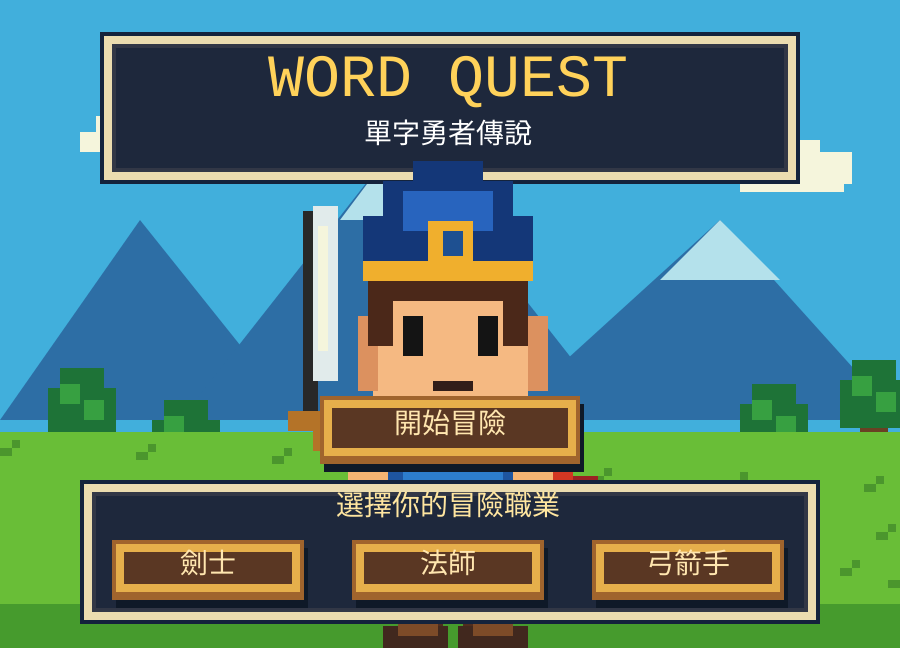
Frame 1 (no input)
Frame 60 (no input): identical to frame 1, image omitted
Frame 120 (the mouse pressed at the canvas centre since frame 60): identical to frame 1, image omitted

The p5.js sketch that drew this single still picture (run headless with seeded random() and noise() and a simulated clock; from frame 60 on, the mouse is pressed at the canvas centre):

// p5.js sketch
// ── sketch.js

/*
==================================================
WORD QUEST：單字勇者傳說
16-bit 像素 RPG 英文學習遊戲
==================================================
特色：
1. 像素風角色與場景
2. 劍士、法師、弓箭手
3. 三個冒險關卡
4. 英文單字選擇題
5. 答對攻擊、答錯受到反擊
6. 英文語音發音
7. HP、EXP、等級、金幣、藥水
8. 返回角色選擇
9. 不需要外部圖片或 GIF

畫布使用 4 倍放大的低解析度畫面，
讓整體呈現復古像素風格。
*/

// ==========================================
// 1. 遊戲基本設定
// ==========================================

let gameState = "title";

let selectedJob = "劍士";

let hero;
let enemy;

let currentStage = 0;

let question;
let answered = false;
let feedback = "";

let buttons = [];

// 使用低解析度畫面
const SCALE = 4;
const W = 225;
const H = 162;

let pixelFont = "monospace";

// ==========================================
// 2. 題庫
// ==========================================

let questionBank = [
  { word: "Apple", meaning: "蘋果", options: ["蘋果", "香蕉", "橘子", "西瓜"] },
  { word: "Cat", meaning: "貓", options: ["狗", "貓", "兔子", "鳥"] },
  { word: "Dog", meaning: "狗", options: ["魚", "鳥", "狗", "馬"] },
  { word: "Fish", meaning: "魚", options: ["魚", "貓", "熊", "狗"] },
  { word: "Bird", meaning: "鳥", options: ["兔子", "鳥", "豬", "牛"] },
  { word: "Rabbit", meaning: "兔子", options: ["獅子", "老虎", "兔子", "大象"] },
  { word: "Banana", meaning: "香蕉", options: ["蘋果", "葡萄", "香蕉", "西瓜"] },
  { word: "Elephant", meaning: "大象", options: ["猴子", "大象", "熊", "狗"] },
  { word: "Cake", meaning: "蛋糕", options: ["麵包", "蛋糕", "牛奶", "糖果"] },
  { word: "Car", meaning: "汽車", options: ["腳踏車", "飛機", "汽車", "船"] }
];

// ==========================================
// 3. 關卡資料
// ==========================================

let stages = [
  { name: "綠葉森林", unlocked: true },
  { name: "烈焰火山", unlocked: false },
  { name: "魔王城堡", unlocked: false }
];

let monsterData = [
  { name: "森林史萊姆", hp: 50, damage: 12, exp: 30, gold: 15 },
  { name: "火焰小龍", hp: 75, damage: 18, exp: 45, gold: 25 },
  { name: "混亂魔王", hp: 150, damage: 25, exp: 100, gold: 80 }
];

// ==========================================
// 4. 初始化
// ==========================================

function setup() {
  createCanvas(900, 648);
  noSmooth();
  textFont(pixelFont);
  textAlign(CENTER, CENTER);

  resetGame();
  gameState = "title";
}

// ==========================================
// 5. 主畫面
// ==========================================

function draw() {

  // 將畫布縮小成低解析度座標
  push();
  scale(SCALE);

  buttons = [];

  if (gameState === "title") {
    drawTitle();
  } else if (gameState === "map") {
    drawMap();
  } else if (gameState === "battle") {
    drawBattle();
  } else if (gameState === "reward") {
    drawReward();
  } else if (gameState === "inventory") {
    drawInventory();
  } else if (gameState === "gameover") {
    drawGameOver();
  } else if (gameState === "ending") {
    drawEnding();
  }

  pop();
}

// ==========================================
// 6. 像素風背景
// ==========================================

function drawBackground() {

  // 天空
  background(65, 175, 220);

  // 遠方山脈
  noStroke();
  fill(45, 110, 165);

  triangle(0, 105, 35, 55, 75, 105);
  triangle(45, 105, 100, 35, 155, 105);
  triangle(125, 105, 180, 55, 225, 105);

  // 山上的雪
  fill(180, 225, 235);
  triangle(85, 55, 100, 35, 115, 55);
  triangle(165, 70, 180, 55, 195, 70);

  // 白雲
  drawCloud(20, 25);
  drawCloud(115, 18);
  drawCloud(185, 35);

  // 森林
  drawTree(12, 92);
  drawTree(38, 100);
  drawTree(185, 96);
  drawTree(210, 90);

  // 草地
  fill(105, 190, 55);
  rect(0, 108, W, 54);

  // 草地細節
  fill(75, 150, 45);

  for (let i = 0; i < 35; i++) {
    let x = (i * 37) % W;
    let y = 112 + (i * 13) % 45;

    rect(x, y, 3, 2);
    rect(x + 3, y - 2, 2, 2);
  }

  // 地面
  fill(70, 155, 45);
  rect(0, 151, W, 11);
}

// ==========================================
// 7. 像素雲朵
// ==========================================

function drawCloud(x, y) {

  noStroke();
  fill(245, 245, 220);

  rect(x + 4, y + 4, 18, 8);
  rect(x + 8, y, 12, 8);
  rect(x + 15, y + 3, 13, 8);
  rect(x, y + 8, 26, 5);
}

// ==========================================
// 8. 像素樹木
// ==========================================

function drawTree(x, y) {

  noStroke();

  // 樹幹
  fill(105, 65, 35);
  rect(x + 5, y + 13, 7, 15);

  // 樹葉
  fill(30, 115, 55);
  rect(x, y + 5, 17, 12);
  rect(x + 3, y, 11, 17);

  fill(55, 160, 65);
  rect(x + 3, y + 4, 5, 5);
  rect(x + 9, y + 8, 5, 5);
}

// ==========================================
// 9. 像素勇者
// ==========================================

function drawHero(x, y, size = 1) {

  push();
  translate(x, y);
  scale(size);

  noStroke();

  // 披風
  fill(155, 35, 35);
  rect(12, 12, 13, 35);
  rect(20, 20, 10, 28);
  rect(25, 30, 8, 17);

  fill(210, 55, 35);
  rect(15, 15, 10, 22);

  // 腿部
  fill(80, 45, 30);
  rect(-10, 35, 9, 19);
  rect(3, 35, 9, 19);

  // 靴子
  fill(65, 40, 30);
  rect(-13, 50, 13, 7);
  rect(2, 50, 14, 7);

  fill(125, 75, 40);
  rect(-10, 49, 8, 3);
  rect(5, 49, 8, 3);

  // 身體
  fill(30, 85, 160);
  rect(-13, 5, 27, 34);

  fill(45, 125, 205);
  rect(-9, 9, 20, 24);

  // 腰帶
  fill(90, 50, 25);
  rect(-14, 33, 29, 6);

  fill(245, 180, 40);
  rect(-3, 32, 9, 8);

  fill(90, 50, 25);
  rect(0, 34, 3, 4);

  // 手臂
  fill(245, 180, 115);
  rect(-20, 12, 8, 17);
  rect(13, 12, 8, 17);

  // 頭部
  fill(245, 185, 130);
  rect(-15, -19, 31, 28);

  fill(220, 145, 95);
  rect(-18, -12, 4, 15);
  rect(16, -12, 4, 15);

  // 頭髮
  fill(75, 40, 25);
  rect(-16, -23, 32, 8);
  rect(-16, -15, 5, 9);
  rect(11, -15, 5, 9);

  // 頭盔
  fill(20, 55, 120);
  rect(-17, -32, 34, 12);
  rect(-13, -39, 26, 9);
  rect(-7, -43, 14, 6);

  fill(40, 100, 190);
  rect(-9, -37, 18, 8);

  // 頭盔金色裝飾
  fill(240, 175, 45);
  rect(-17, -23, 34, 4);
  rect(-4, -31, 9, 9);

  fill(30, 80, 145);
  rect(-1, -29, 4, 5);

  // 眼睛
  fill(20);
  rect(-9, -12, 4, 8);
  rect(6, -12, 4, 8);

  // 嘴巴
  fill(50, 30, 25);
  rect(-3, 1, 8, 2);

  // 武器
  if (hero && hero.job === "劍士") {

    fill(40);
    rect(-29, -33, 3, 42);

    fill(225, 235, 235);
    rect(-27, -34, 5, 35);

    fill(245, 245, 220);
    rect(-26, -30, 2, 25);

    fill(180, 115, 40);
    rect(-32, 7, 14, 4);
    rect(-27, 10, 5, 5);
  }

  if (hero && hero.job === "法師") {

    fill(100, 60, 35);
    rect(25, -28, 4, 55);

    fill(170, 100, 255);
    rect(22, -34, 10, 8);

    fill(235, 190, 255);
    rect(25, -37, 4, 4);
  }

  if (hero && hero.job === "弓箭手") {

    noFill();
    stroke(120, 75, 35);
    strokeWeight(2);
    arc(27, 0, 25, 38, -HALF_PI, HALF_PI);

    stroke(230);
    line(27, -19, 27, 19);
    noStroke();
  }

  pop();
}

// ==========================================
// 10. 像素怪物
// ==========================================

function drawMonster(x, y, size = 1) {

  push();
  translate(x, y);
  scale(size);

  noStroke();

  if (currentStage === 0) {

    // 史萊姆
    fill(25, 120, 65);
    rect(-22, -5, 44, 25);
    rect(-16, -13, 32, 8);
    rect(-9, -18, 18, 6);

    fill(65, 220, 100);
    rect(-16, -7, 32, 22);
    rect(-10, -14, 20, 7);

    fill(255);
    rect(-10, -3, 6, 8);
    rect(5, -3, 6, 8);

    fill(20);
    rect(-8, 0, 3, 4);
    rect(7, 0, 3, 4);
  }

  else if (currentStage === 1) {

    // 火焰小龍
    fill(130, 35, 25);
    rect(-21, -7, 42, 30);
    rect(-15, -17, 30, 12);

    fill(225, 75, 35);
    rect(-17, -8, 34, 23);
    rect(-10, -18, 20, 10);

    fill(255, 160, 35);
    rect(-19, -25, 8, 12);
    rect(11, -25, 8, 12);

    fill(255);
    rect(-10, -8, 5, 7);
    rect(6, -8, 5, 7);

    fill(20);
    rect(-8, -6, 2, 4);
    rect(8, -6, 2, 4);
  }

  else {

    // 魔王
    fill(55, 25, 90);
    rect(-25, -5, 50, 35);
    rect(-19, -20, 38, 18);

    fill(120, 45, 155);
    rect(-20, -7, 40, 30);
    rect(-14, -22, 28, 15);

    fill(200, 35, 55);
    rect(-22, -31, 10, 14);
    rect(12, -31, 10, 14);

    fill(255, 70, 70);
    rect(-12, -12, 7, 7);
    rect(6, -12, 7, 7);

    fill(255);
    rect(-9, -10, 3, 3);
    rect(9, -10, 3, 3);
  }

  pop();
}

// ==========================================
// 11. 像素文字框
// ==========================================

function drawPanel(x, y, w, h) {

  noStroke();

  fill(20, 35, 60);
  rect(x, y, w, h);

  fill(235, 220, 175);
  rect(x + 1, y + 1, w - 2, h - 2);

  fill(50, 55, 70);
  rect(x + 3, y + 3, w - 6, h - 6);

  fill(30, 40, 60);
  rect(x + 4, y + 4, w - 8, h - 8);
}

// ==========================================
// 12. 像素按鈕
// ==========================================

function drawButton(label, x, y, w, h, type, value = "") {

  // 陰影
  noStroke();
  fill(15, 25, 40);
  rect(x + 1, y + 2, w, h);

  // 按鈕底色
  fill(160, 100, 45);
  rect(x, y, w, h);

  fill(230, 175, 75);
  rect(x + 1, y + 1, w - 2, h - 3);

  fill(90, 55, 35);
  rect(x + 3, y + 3, w - 6, h - 7);

  fill(255, 230, 175);
  textSize(7);
  text(label, x + w / 2, y + h / 2 - 1);

  buttons.push({
    x, y, w, h, type, value
  });
}

// ==========================================
// 13. 標題與角色選擇
// ==========================================

function drawTitle() {

  drawBackground();

  drawPanel(25, 8, 175, 38);

  fill(255, 210, 90);
  textSize(15);
  text("WORD QUEST", 112, 20);

  fill(255);
  textSize(7);
  text("單字勇者傳說", 112, 34);

  drawHero(112, 94, 1.25);

  drawPanel(20, 120, 185, 36);

  fill(255, 230, 160);
  textSize(7);
  text("選擇你的冒險職業", 112, 127);

  drawButton("劍士", 28, 135, 48, 15, "job", "劍士");
  drawButton("法師", 88, 135, 48, 15, "job", "法師");
  drawButton("弓箭手", 148, 135, 48, 15, "job", "弓箭手");

  drawButton("開始冒險", 80, 99, 65, 17, "start");
}

// ==========================================
// 14. HUD
// ==========================================

function drawHUD() {

  drawPanel(5, 3, 95, 15);

  fill(255);
  textSize(6);

  textAlign(LEFT, CENTER);

  text(
    "LV." + hero.level +
    " HP:" + hero.hp +
    " G:" + hero.gold,
    10,
    10
  );

  textAlign(CENTER, CENTER);
}

// ==========================================
// 15. 地圖
// ==========================================

function drawMap() {

  drawBackground();

  drawPanel(45, 8, 135, 22);

  fill(255, 220, 100);
  textSize(10);
  text("冒險世界地圖", 112, 19);

  drawHero(112, 76, 0.8);

  for (let i = 0; i < stages.length; i++) {

    let x = 12 + i * 72;

    drawPanel(x, 100, 63, 38);

    fill(255, 230, 160);
    textSize(7);
    text(stages[i].name, x + 31, 108);

    if (stages[i].unlocked) {
      drawButton("進入", x + 8, 117, 47, 15, "stage", i);
    } else {
      fill(180);
      textSize(7);
      text("未解鎖", x + 31, 125);
    }
  }

  drawHUD();

  drawButton("背包", 175, 4, 42, 14, "inventory");
  drawButton("返回角色", 7, 143, 55, 15, "character");
}

// ==========================================
// 16. 開始關卡
// ==========================================

function startStage(index) {

  currentStage = index;

  enemy = {
    ...monsterData[index],
    maxHp: monsterData[index].hp
  };

  newQuestion();

  gameState = "battle";
}

// ==========================================
// 17. 隨機題目
// ==========================================

function newQuestion() {

  question = random(questionBank);

  question.options = shuffle([...question.options]);

  answered = false;
  feedback = "";
}

// ==========================================
// 18. 血條
// ==========================================

function drawHealthBar(x, y, w, hp, maxHp, label) {

  fill(255);
  textSize(6);
  text(label, x + w / 2, y - 4);

  fill(50, 25, 35);
  rect(x, y, w, 5);

  let healthWidth = w * max(0, hp) / maxHp;

  fill(65, 210, 75);
  rect(x, y, healthWidth, 5);
}

// ==========================================
// 19. 戰鬥畫面
// ==========================================

function drawBattle() {

  drawBackground();

  drawPanel(60, 3, 105, 18);

  fill(255, 220, 100);
  textSize(9);
  text(stages[currentStage].name, 112, 12);

  // 角色與怪物
  drawHero(55, 75, 0.85);
  drawMonster(172, 78, 1.1);

  drawHealthBar(23, 103, 60, hero.hp, hero.maxHp, "HERO");
  drawHealthBar(140, 103, 60, enemy.hp, enemy.maxHp, "MONSTER");

  // 題目框
  drawPanel(8, 111, 209, 47);

  fill(255, 220, 100);
  textSize(7);
  text("ENGLISH CHALLENGE", 112, 119);

  fill(255);
  textSize(12);
  text(question.word, 112, 132);

  // 四個答案
  for (let i = 0; i < 4; i++) {

    let x = 17 + (i % 2) * 99;
    let y = 140 + floor(i / 2) * 9;

    drawButton(
      question.options[i],
      x,
      y,
      90,
      8,
      "answer",
      question.options[i]
    );
  }

  if (answered) {

    drawPanel(55, 75, 115, 22);

    fill(255, 225, 120);
    textSize(6);
    text(feedback, 112, 82);

    drawButton(
      enemy.hp <= 0 ? "領取獎勵" : "下一回合",
      83, 91, 60, 12, "next"
    );
  }

  drawButton("發音", 178, 4, 38, 13, "audio");
  drawButton("返回角色", 7, 4, 52, 13, "character");
}

// ==========================================
// 20. 答題
// ==========================================

function answerQuestion(answer) {

  if (answered) return;

  answered = true;

  if (answer === question.meaning) {

    let damage = hero.attack;

    if (hero.job === "法師") damage += 10;
    if (hero.job === "弓箭手") damage += 5;

    enemy.hp = max(0, enemy.hp - damage);

    feedback = "答對了！造成 " + damage + " 傷害！";

    playSound("correct");

  } else {

    hero.hp = max(0, hero.hp - enemy.damage);

    feedback = "答錯了！" + question.word + " = " + question.meaning;

    playSound("wrong");

    if (hero.hp <= 0) {
      gameState = "gameover";
    }
  }
}

// ==========================================
// 21. 下一回合
// ==========================================

function nextTurn() {

  if (enemy.hp <= 0) {
    winBattle();
  } else {
    newQuestion();
  }
}

// ==========================================
// 22. 戰鬥勝利
// ==========================================

function winBattle() {

  hero.gold += enemy.gold;
  hero.exp += enemy.exp;

  if (hero.exp >= hero.level * 50) {

    hero.exp -= hero.level * 50;

    hero.level++;
    hero.maxHp += 20;
    hero.hp = hero.maxHp;
    hero.attack += 5;
  }

  if (currentStage < 2) {
    stages[currentStage + 1].unlocked = true;
    gameState = "reward";
  } else {
    gameState = "ending";
  }
}

// ==========================================
// 23. 獎勵畫面
// ==========================================

function drawReward() {

  drawBackground();

  drawPanel(35, 15, 155, 35);

  fill(255, 220, 80);
  textSize(13);
  text("VICTORY!", 112, 27);

  drawHero(112, 85, 1.2);

  drawPanel(35, 105, 155, 40);

  fill(255);
  textSize(8);
  text("EXP +" + enemy.exp, 112, 115);
  text("GOLD +" + enemy.gold, 112, 128);

  drawButton("返回地圖", 80, 143, 65, 14, "map");
  drawButton("返回角色", 7, 143, 55, 14, "character");
}

// ==========================================
// 24. 背包
// ==========================================

function drawInventory() {

  drawBackground();

  drawPanel(40, 10, 145, 22);

  fill(255, 220, 100);
  textSize(11);
  text("勇者背包", 112, 21);

  drawHero(112, 65, 0.85);

  drawPanel(35, 95, 155, 48);

  fill(255);
  textSize(7);

  text("職業：" + hero.job, 112, 103);
  text("等級：LV." + hero.level, 112, 113);
  text("攻擊力：" + hero.attack, 112, 123);
  text("生命值：" + hero.hp + "/" + hero.maxHp, 112, 133);

  drawButton("使用藥水", 80, 147, 62, 12, "potion");
  drawButton("返回角色", 7, 147, 60, 12, "character");
  drawButton("返回地圖", 158, 147, 60, 12, "map");
}

// ==========================================
// 25. 遊戲失敗
// ==========================================

function drawGameOver() {

  background(35, 20, 45);

  drawPanel(35, 35, 155, 75);

  fill(255, 80, 80);
  textSize(15);
  text("GAME OVER", 112, 55);

  fill(255);
  textSize(8);
  text("勇者倒下了！", 112, 73);
  text("再努力挑戰一次吧！", 112, 87);

  drawButton("重新開始", 80, 120, 65, 15, "restart");
  drawButton("返回角色", 7, 143, 55, 14, "character");
}

// ==========================================
// 26. 最終結局
// ==========================================

function drawEnding() {

  drawBackground();

  drawPanel(30, 15, 165, 100);

  fill(255, 220, 70);
  textSize(13);
  text("QUEST CLEAR!", 112, 30);

  drawHero(112, 75, 1.1);

  fill(255);
  textSize(7);
  text("你成功擊敗混亂魔王！", 112, 108);

  drawButton("再次冒險", 80, 123, 65, 14, "restart");
  drawButton("返回角色", 7, 143, 55, 14, "character");
}

// ==========================================
// 27. 重置遊戲
// ==========================================

function resetGame() {

  hero = {
    job: selectedJob,
    hp: 100,
    maxHp: 100,
    attack: 25,
    level: 1,
    exp: 0,
    gold: 0,
    potion: 2
  };

  stages[0].unlocked = true;
  stages[1].unlocked = false;
  stages[2].unlocked = false;

  answered = false;
  feedback = "";
}

// ==========================================
// 28. 返回角色選擇
// ==========================================

function backToCharacterSelect() {

  if ("speechSynthesis" in window) {
    window.speechSynthesis.cancel();
  }

  gameState = "title";

  answered = false;
  feedback = "";
}

// ==========================================
// 29. 滑鼠點擊
// ==========================================

function mousePressed() {

  // 將實際滑鼠座標換算成低解析度座標
  let mx = mouseX / SCALE;
  let my = mouseY / SCALE;

  for (let i = buttons.length - 1; i >= 0; i--) {

    let btn = buttons[i];

    if (
      mx >= btn.x &&
      mx <= btn.x + btn.w &&
      my >= btn.y &&
      my <= btn.y + btn.h
    ) {

      handleButton(btn);
      return;
    }
  }
}

// ==========================================
// 30. 按鈕事件
// ==========================================

function handleButton(btn) {

  if (btn.type === "job") {

    selectedJob = btn.value;
    hero.job = selectedJob;

  }

  else if (btn.type === "start") {

    resetGame();
    gameState = "map";

  }

  else if (btn.type === "stage") {

    if (stages[btn.value].unlocked) {
      startStage(btn.value);
    }

  }

  else if (btn.type === "answer") {

    if (gameState === "battle") {
      answerQuestion(btn.value);
    }

  }

  else if (btn.type === "audio") {

    speak(question.word);

  }

  else if (btn.type === "next") {

    nextTurn();

  }

  else if (btn.type === "map") {

    gameState = "map";

  }

  else if (btn.type === "inventory") {

    gameState = "inventory";

  }

  else if (btn.type === "potion") {

    if (hero.potion > 0 && hero.hp < hero.maxHp) {

      hero.potion--;
      hero.hp = min(hero.maxHp, hero.hp + 40);

    }

  }

  else if (btn.type === "restart") {

    resetGame();
    gameState = "map";

  }

  else if (btn.type === "character") {

    backToCharacterSelect();

  }
}

// ==========================================
// 31. 英文語音
// ==========================================

function speak(word) {

  if (!("speechSynthesis" in window)) return;

  window.speechSynthesis.cancel();

  let speech = new SpeechSynthesisUtterance(word);

  speech.lang = "en-US";
  speech.rate = 0.8;
  speech.pitch = 1;

  window.speechSynthesis.speak(speech);
}

// ==========================================
// 32. 音效
// ==========================================

function playSound(type) {

  if (type === "correct") {
    speak("Great job!");
  }

  if (type === "wrong") {
    speak("Try again!");
  }
}
